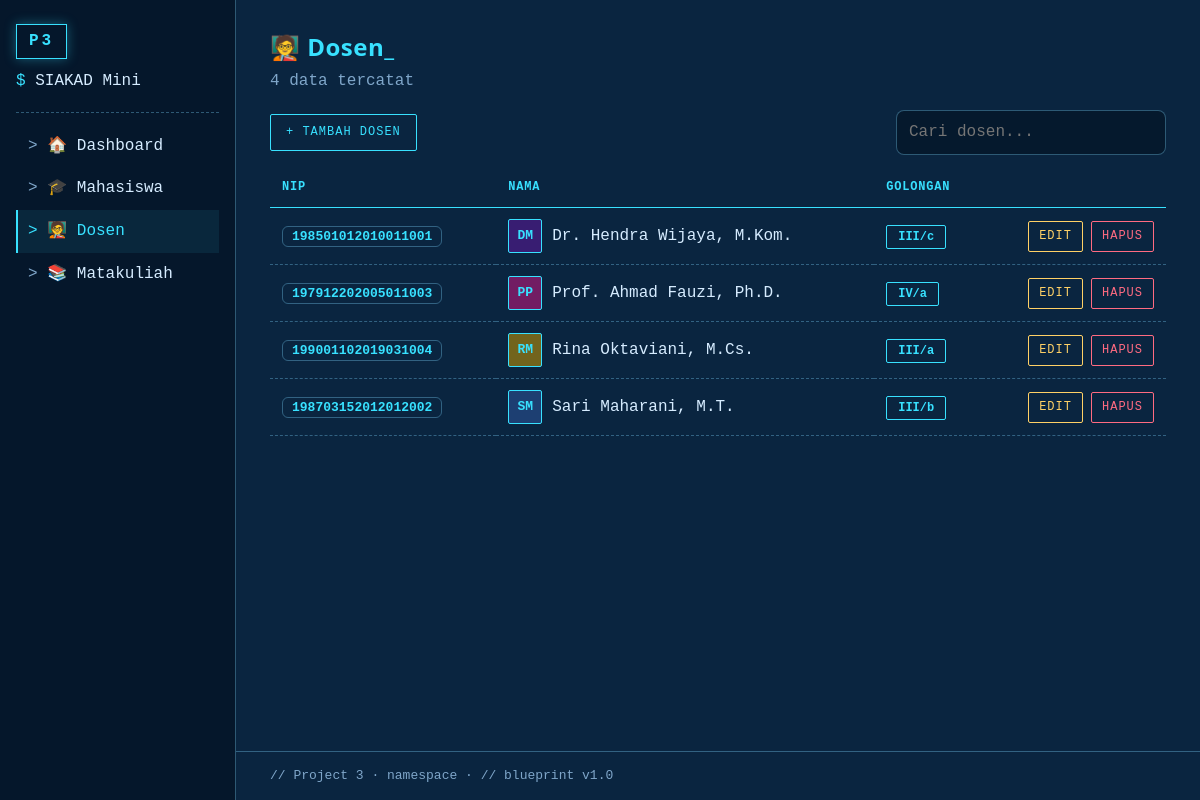
The page /index.php?page=dosen on the database its author committed.
### tables this page shows
CREATE TABLE IF NOT EXISTS tb_dosen (
      dosen_id INT(11) NOT NULL AUTO_INCREMENT,
      dosen_nip VARCHAR(25) NOT NULL,
      dosen_nama VARCHAR(100) NOT NULL,
      dosen_golongan VARCHAR(100) DEFAULT NULL,
      PRIMARY KEY(dosen_id),
      UNIQUE KEY(dosen_nip)
);

### inc/Koneksi.php (called while the page is built, shortened)
<?php
class Koneksi
{
    public function __construct()
    {
        try {
            $this->koneksi = new PDO(
                "mysql:host=localhost;dbname=db_projek3_si2;charset=utf8mb4", "root", "",
                [
                    PDO::ATTR_ERRMODE            => PDO::ERRMODE_EXCEPTION,
                    PDO::ATTR_DEFAULT_FETCH_MODE => PDO::FETCH_ASSOC,
                ]
            );
        } catch (PDOException $e) {
            die("Koneksi gagal: " . $e->getMessage());
        }
    }
}

### app/Dosen.php (called while the page is built, shortened)
<?php
class Dosen extends Koneksi
{
    public function index(): array
    {
        return $this->koneksi->query("SELECT * FROM tb_dosen ORDER BY dosen_nama")->fetchAll();
    }
}

### dosen.php (the view, shortened to what this page needs)
<?php
require_once "inc/Koneksi.php";
require_once "app/Dosen.php";
$dosen = new App\Dosen();
$rows = $dosen->index();
?>
<h2>🧑‍🏫 Dosen</h2>
<p class="sub"><?php echo count($rows); ?> data tercatat</p>
<div class="toolbar">
    <a href="index.php?page=dosen_input" class="btn">+ Tambah Dosen</a>
    <input type="search" class="cari" data-target="tabel-dosen" placeholder="Cari dosen...">
</div>
<div class="scroll">
<table id="tabel-dosen">
    <thead>
        <tr><th>NIP</th><th>Nama</th><th>Golongan</th><th></th></tr>
    </thead>
    <tbody>
        <?php foreach ($rows as $row) { ?>
            <tr>
                <td><span class="chip"><?php echo e($row['dosen_nip']); ?></span></td>
                <td><div class="orang"><span class="avatar" style="--h:<?php echo abs(crc32($row['dosen_nama'])) % 360; ?>"><?php echo e(inisial($row['dosen_nama'])); ?></span><span><?php echo e($row['dosen_nama']); ?></span></div></td>
                <td><span class="badge"><?php echo e($row['dosen_golongan'] ?: '-'); ?></span></td>
                <td>
                    <div class="aksi">
                        <a href="index.php?page=dosen_edit&id=<?php echo (int) $row['dosen_id']; ?>" class="btn btn-warning btn-sm">Edit</a>
                        <form action="dosen_proses.php?action=delete" method="post" class="inline" onsubmit="return confirm('Yakin ingin menghapus data ini?')">
                            <button type="submit" class="btn btn-danger btn-sm">Hapus</button>
                        </form>
                    </div>
                </td>
            </tr>
        <?php } ?>
    </tbody>
</table>
</div>

### assets/css/style.css (style rules this page uses)
:root { --bg:#fff;--panel:#fff;--ink:#222;--mut:#777;--line:#ddd;--pri:#0a7c70;--pri-ink:#fff;--danger:#d64545;--ok:#2f9e5b;--warn:#e0a21a;--r:10px; --font:"Segoe UI",system-ui,Arial,sans-serif;--head:var(--font) }
* { box-sizing:border-box }
body { margin:0;background:var(--bg);color:var(--ink);font-family:var(--font);line-height:1.55 }
a { color:inherit;text-decoration:none }
h2 { font-family:var(--head);margin:0 0 4px;font-size:28px }
.sub { margin:0 0 16px;color:var(--mut) }
.avatar { display:inline-flex;align-items:center;justify-content:center;flex:none;width:34px;height:34px;border-radius:50%;background:hsl(var(--h,200) 55% 40%);color:#fff;font-size:13px;font-weight:700 }
.orang { display:flex;align-items:center;gap:10px }
.chip { display:inline-block;padding:2px 9px;border:1px solid var(--line);border-radius:6px;font:600 13px ui-monospace,Consolas,monospace;white-space:nowrap }
.badge { display:inline-block;padding:2px 11px;border-radius:99px;background:var(--pri);color:var(--pri-ink);font-size:12px;font-weight:600;white-space:nowrap }
.toolbar { display:flex;justify-content:space-between;align-items:center;gap:12px;flex-wrap:wrap;margin:12px 0 }
.cari { width:270px;max-width:100%;padding:9px 12px;border:1px solid var(--line);border-radius:8px;font:inherit;background:transparent;color:inherit }
.scroll { overflow-x:auto }
table { width:100%;border-collapse:collapse }
th,td { padding:11px 12px;text-align:left;border-bottom:1px solid var(--line) }
th { font-size:12px;text-transform:uppercase;letter-spacing:.8px }
.aksi { display:flex;gap:8px;justify-content:flex-end }
form.inline { display:inline;margin:0 }
.btn { --c:var(--pri);display:inline-block;padding:8px 15px;color:var(--pri-ink);background:var(--c);border:0;border-radius:8px;cursor:pointer;font:inherit;font-size:14px;transition:.15s }
.btn-warning { --c:#f2c14e;color:#3b2a00 }
.btn-danger { --c:#d64545;color:#fff }
.btn-sm { padding:5px 10px;font-size:12px }
form,.card { max-width:680px }
.p3 { --bg:#0a2540;--panel:rgba(125,211,252,.06);--ink:#d6ecff;--mut:#7fa6c9;--line:rgba(125,211,252,.35);--pri:#38e1ff;--pri-ink:#04202f;--r:2px; --font:"Cascadia Mono",Consolas,"Courier New",monospace }
body.p3 { background:#0a2540 linear-gradient(rgba(125,211,252,.08) 1px,transparent 1px) 0 0/32px 32px,linear-gradient(90deg,rgba(125,211,252,.08) 1px,transparent 1px) 0 0/32px 32px;background-color:#0a2540 }
.p3 h2 { color:var(--pri);font-size:24px;letter-spacing:.5px }
.p3 h2::after { content:"_";animation:kedip 1s steps(1) infinite }
.p3 .btn { background:transparent;color:var(--c);border:1px solid var(--c);border-radius:2px;text-transform:uppercase;letter-spacing:1px;font-size:12px }
.p3 .btn-warning { --c:#ffd166 }
.p3 .btn-danger { --c:#ff6b81 }
.p3 th { color:var(--pri);border-bottom:1px solid var(--pri) }
.p3 td { border-bottom:1px dashed var(--line) }
.p3 .chip { border-color:var(--line);color:var(--pri) }
.p3 .badge { background:transparent;border:1px solid var(--pri);color:var(--pri);border-radius:2px }
.p3 .avatar { border-radius:2px;background:hsl(var(--h,200) 60% 28%);border:1px solid var(--pri);color:var(--pri) }
.p3 .form-control,.p3 .cari { background:rgba(4,20,38,.7);color:var(--ink);border:1px solid var(--line) }

### rows shown on the page
tb_dosen: dosen_nip "198501012010011001", dosen_nama "DM", dosen_nama "Dr. Hendra Wijaya, M.Kom.", dosen_golongan "III/c"
tb_dosen: dosen_nip "197912202005011003", dosen_nama "PP", dosen_nama "Prof. Ahmad Fauzi, Ph.D.", dosen_golongan "IV/a"
tb_dosen: dosen_nip "199001102019031004", dosen_nama "RM", dosen_nama "Rina Oktaviani, M.Cs.", dosen_golongan "III/a"
tb_dosen: dosen_nip "198703152012012002", dosen_nama "SM", dosen_nama "Sari Maharani, M.T.", dosen_golongan "III/b"

### other values the page prints
count($rows) "4"
